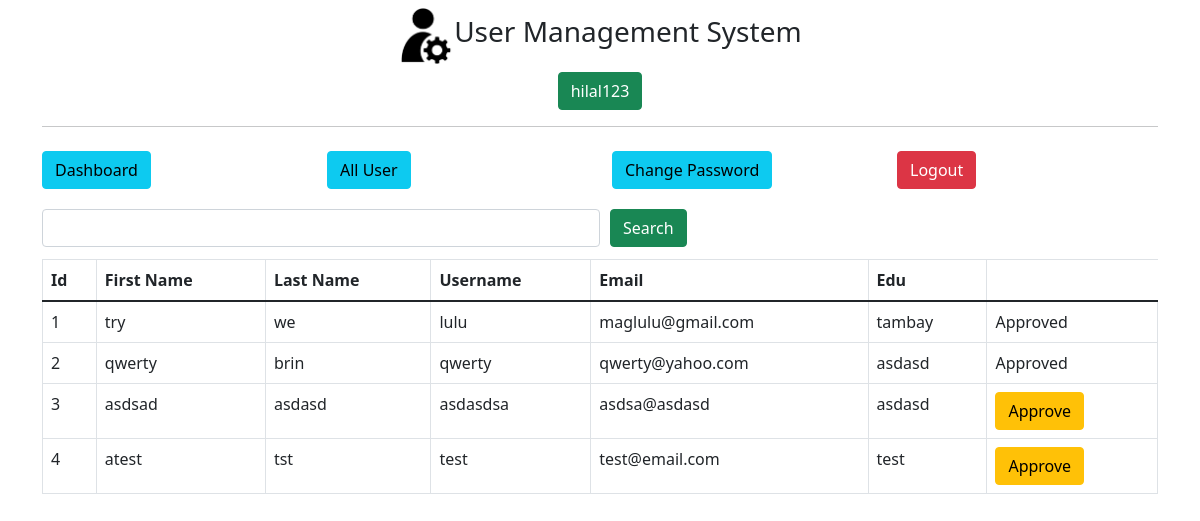
/admin/get-all-user (signed in), run on the app's committed database.
### main.py (models this page shows, shortened)
class User(db.Model):
    id = db.Column(db.Integer, primary_key=True)
    fname = db.Column(db.String(255), nullable=False)
    lname = db.Column(db.String(255), nullable=False)
    email = db.Column(db.String(255), nullable=False, unique=True)
    username = db.Column(db.String(255), nullable=False, unique=True)
    edu = db.Column(db.String(255), nullable=False)
    password = db.Column(db.String(255), nullable=False)
    status = db.Column(db.Integer, default=0, nullable=False)
    scanned_objects = db.Column(db.Text, nullable=True)  # New field

### main.py (the view)
@app.route("/admin/get-all-user", methods=["POST", "GET"])
def adminGetAllUser():
    if not session.get("admin_id"):
        return redirect("/admin/")
    if request.method == "POST":
        search = request.form.get("search")
        users = User.query.filter(User.username.like("%" + search + "%")).all()
        return render_template("admin/all-user.html", title="Approve User", users=users)
    else:
        users = User.query.all()
        return render_template("admin/all-user.html", title="Approve User", users=users)

### templates/admin/all-user.html
{% extends "admin/layout.html"%}
{% block content %}
<div class="container">
    {% include 'admin/navbar.html' %}
    <div class="my-2">
        <form action="" method="POST" style="width:100%">
            <div class="d-flex align-items-center">
                <input type="text" name="search" id="search" class="form-control my-1 w-50">
                <button type="submit" class="btn btn-success " style="margin-left:10px;">Search</button>
            </div>
        </form>
    </div>
    <div class="my-2">
        <div class="table-responsive">
            <table class="table table-bordered">
                <thead>
                    <tr>
                        <th>Id</th>
                        <th>First Name</th>
                        <th>Last Name</th>
                        <th>Username</th>
                        <th>Email</th>
                        <th>Edu</th>
                    </tr>
                </thead>
                <tbody>
                    {% for user in users %}
                    <tr>
                        <td>{{user.id}}</td>
                        <td>{{user.fname}}</td>
                        <td>{{user.lname}}</td>
                        <td>{{user.username}}</td>
                        <td>{{user.email}}</td>
                        <td>{{user.edu}}</td>
                        <td>
                            {% if user.status == 1 %}
                            Approved
                            {% else %}
                            <a href="/admin/approve-user/{{user.id}}">
                                <button class="btn btn-warning">Approve</button>
                            </a>
                            {% endif %}
                        </td>
                    </tr>
                    {% endfor %}
                </tbody>
            </table>
        </div>
    </div>
</div>
{% endblock content %}

### templates/admin/layout.html (shortened to what this page needs)
<!DOCTYPE html>
<html lang="en">
<head>
    <link href="https://cdn.jsdelivr.net/npm/bootstrap@5.1.3/dist/css/bootstrap.min.css" rel="stylesheet">
</head>
<body>
    <div class="container my-2">
        <div class="d-flex justify-content-center align-items-center">
            <img style="width: 5%;"
                alt="">
            <h3>
                User Management System
            </h3>
        </div>
        <div class="my-2 text-center">
            {% if session.admin_name %}
            <button class="btn btn-success">{{session.admin_name}}</button>
            {% endif %}
        </div>
        <hr>
    </div>
    {% block content %} {% endblock content %}
</body>
</html>

### templates/admin/navbar.html
<div class="row d-flex justify-content-center">
    <div class="col-xl-3 col-lg-3 col-md-3 my-2 col-sm-12">
        <a href="/admin/dashboard" class="btn btn-info w-full">Dashboard</a>
    </div>
    <div class="col-xl-3 col-lg-3 col-md-3 my-2 col-sm-12">
        <a href="/admin/get-all-user" class="btn btn-info w-full">All User</a>
    </div>
    <div class="col-xl-3 col-lg-3 col-md-3 my-2 col-sm-12">
        <a href="/admin/change-admin-password" class="btn btn-info w-full">Change Password</a>
    </div>
    <div class="col-xl-3 col-lg-3 col-md-3 my-2 col-sm-12">
        <a href="/admin/logout" class="btn btn-danger w-full">Logout</a>
    </div>
</div>

### data on the page
User: id "1", fname "try", lname "we", username "lulu", email "maglulu@gmail.com", edu "tambay", status "Approved"
User: id "2", fname "qwerty", lname "brin", username "qwerty", email "qwerty@yahoo.com", edu "asdasd", status "Approved"
User: id "3", fname "asdsad", lname "asdasd", username "asdasdsa", email "asdsa@asdasd", edu "asdasd"
User: id "4", fname "atest", lname "tst", username "test", email "test@email.com", edu "test"

### other printed values
{{ session.admin_name }} "hilal123"
